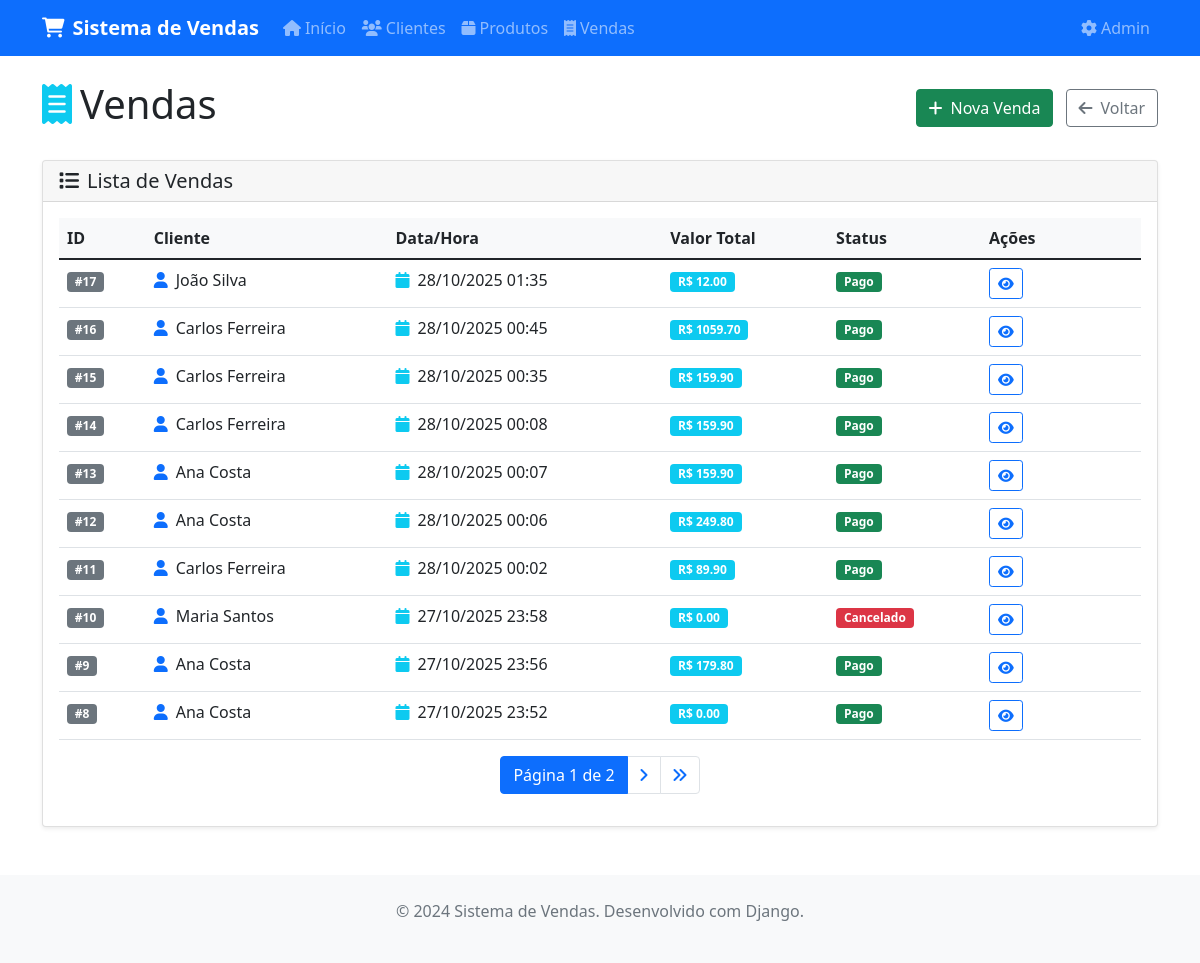
The page /vendas/vendas/ on the database as committed earlier.
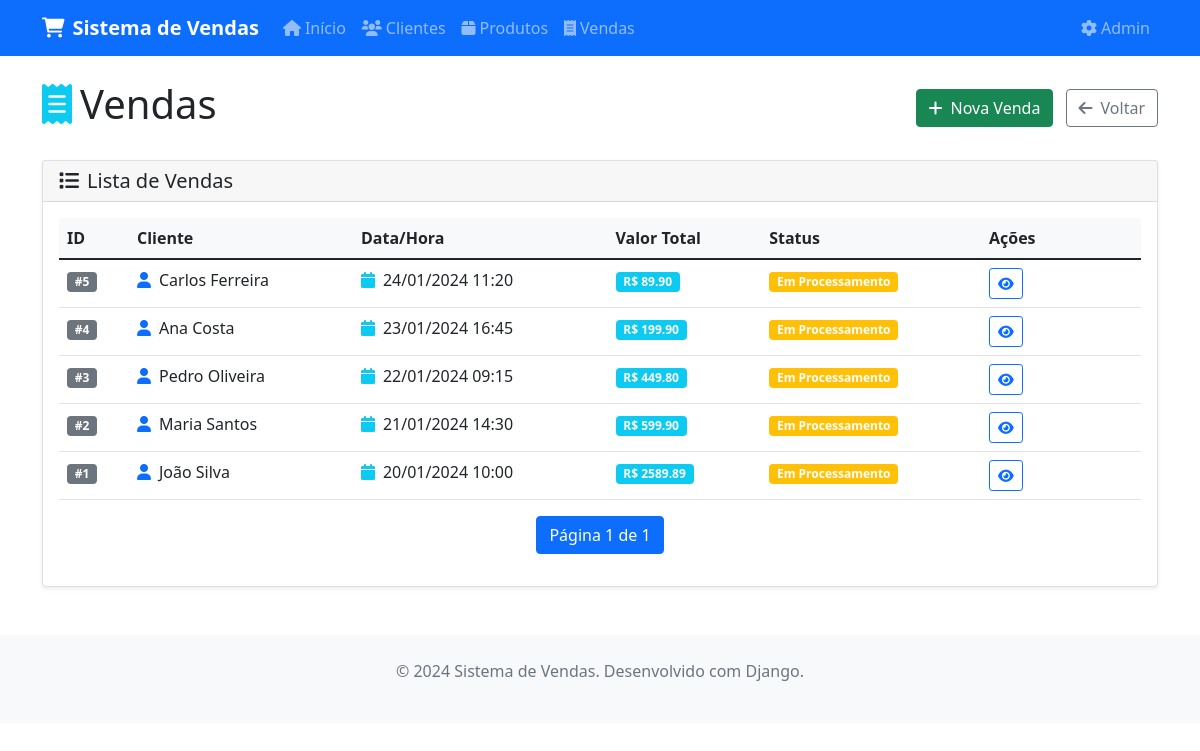
The same page on the database as committed later.
### vendas/models.py (models this page shows, shortened)
class Venda(models.Model):
    STATUS_CHOICES = [
        ('processamento', 'Em Processamento'),
        ('pago', 'Pago'),
        ('cancelado', 'Cancelado'),
    ]
    cliente = models.ForeignKey(Cliente, on_delete=models.CASCADE, verbose_name="Cliente")
    produtos = models.ManyToManyField(Produto, through='ItemVenda', verbose_name="Produtos")
    data_hora = models.DateTimeField(default=timezone.now, verbose_name="Data e Hora")
    valor_total = models.DecimalField(max_digits=10, decimal_places=2, verbose_name="Valor Total")
    status = models.CharField(max_length=20, choices=STATUS_CHOICES, default='processamento', verbose_name="Status")
    valor_total = models.DecimalField(
        max_digits=10, decimal_places=2,
        default=0,
        editable=False,
        verbose_name="Valor Total",
    )
    class Meta:
        verbose_name = "Venda"
        verbose_name_plural = "Vendas"
        ordering = ['-data_hora']
    def pode_ser_cancelada(self):
        if self.status == 'cancelado':
            return False
        data_limite = timezone.now() - timedelta(days=0)
        if self.data_hora < data_limite:
            return False
        return True
    def get_status_display_class(self):
        status_classes = {
            'processamento': 'warning',
            'pago': 'success',
            'cancelado': 'danger',
        }
        return status_classes.get(self.status, 'secondary')

class Cliente(models.Model):
    nome = models.CharField(max_length=200, verbose_name="Nome")
    email = models.EmailField(verbose_name="E-mail")
    data_cadastro = models.DateTimeField(auto_now_add=True, verbose_name="Data de Cadastro")
    class Meta:
        verbose_name = "Cliente"
        verbose_name_plural = "Clientes"
        ordering = ['nome']

### vendas/views.py (the view)
# urls.py: path('vendas/', views.venda_list, name='venda_list'),
def venda_list(request):
    vendas_list = Venda.objects.all().order_by('-data_hora')
    paginator = Paginator(vendas_list, 10)
    page_number = request.GET.get('page')
    vendas = paginator.get_page(page_number)
    return render(request, 'vendas/venda_list.html', {'vendas': vendas})

### vendas/templates/vendas/venda_list.html (shortened to what this page needs)
{% extends 'vendas/base.html' %}
{% block content %}
<div class="d-flex justify-content-between align-items-center mb-4">
  <h1><i class="fas fa-receipt text-info me-2"></i>Vendas</h1>
  <div>
    <a href="{% url 'vendas:venda_create' %}" class="btn btn-success me-2">
      <i class="fas fa-plus me-2"></i>Nova Venda
    </a>
    <a href="{% url 'vendas:home' %}" class="btn btn-outline-secondary">
      <i class="fas fa-arrow-left me-2"></i>Voltar
    </a>
  </div>
</div>
<div class="card">
  <div class="card-header">
    <h5 class="mb-0"><i class="fas fa-list me-2"></i>Lista de Vendas</h5>
  </div>
  <div class="card-body">
    {% if vendas and vendas.paginator.count %}
      <div class="table-responsive">
        <table class="table table-hover">
          <thead>
            <tr>
              <th>ID</th>
              <th>Cliente</th>
              <th>Data/Hora</th>
              <th>Valor Total</th>
              <th>Status</th>
              <th width="160">Ações</th>
            </tr>
          </thead>
          <tbody>
            {% for venda in vendas %}
              <tr>
                <td><span class="badge bg-secondary">#{{ venda.id }}</span></td>
                <td><i class="fas fa-user text-primary me-2"></i>{{ venda.cliente.nome }}</td>
                <td><i class="fas fa-calendar text-info me-2"></i>{{ venda.data_hora|date:"d/m/Y H:i" }}</td>
                <td><span class="badge bg-info">R$ {{ venda.valor_total|floatformat:2 }}</span></td>
                <td>
                  <span class="badge bg-{{ venda.get_status_display_class }}">
                    {{ venda.get_status_display }}
                  </span>
                </td>
                <td>
                  <div class="btn-group" role="group">
                    <a href="{% url 'vendas:venda_detail' venda.pk %}" class="btn btn-sm btn-outline-primary" title="Ver detalhes">
                      <i class="fas fa-eye"></i>
                    </a>
                  </div>
                </td>
              </tr>
            {% endfor %}
          </tbody>
        </table>
      </div>
      <nav aria-label="Paginação">
        <ul class="pagination justify-content-center">
          <li class="page-item active"><span class="page-link">Página {{ vendas.number }} de {{ vendas.paginator.num_pages }}</span></li>
          {% if vendas.has_next %}
            <li class="page-item"><a class="page-link" href="?page={{ vendas.next_page_number }}"><i class="fas fa-angle-right"></i></a></li>
            <li class="page-item"><a class="page-link" href="?page={{ vendas.paginator.num_pages }}"><i class="fas fa-angle-double-right"></i></a></li>
          {% endif %}
        </ul>
      </nav>
    {% endif %}
  </div>
</div>
{% endblock %}

Rows that differ between the two databases and show on the page:
removed Venda: id "17", cliente.nome "João Silva", data_hora "28/10/2025 01:35", valor_total "12.00", status "Pago"
removed Venda: id "16", cliente.nome "Carlos Ferreira", data_hora "28/10/2025 00:45", valor_total "1059.70", status "Pago"
removed Venda: id "15", cliente.nome "Carlos Ferreira", data_hora "28/10/2025 00:35", valor_total "159.90", status "Pago"
removed Venda: id "14", cliente.nome "Carlos Ferreira", data_hora "28/10/2025 00:08", valor_total "159.90", status "Pago"
removed Venda: id "13", cliente.nome "Ana Costa", data_hora "28/10/2025 00:07", valor_total "159.90", status "Pago"
removed Venda: id "12", cliente.nome "Ana Costa", data_hora "28/10/2025 00:06", valor_total "249.80", status "Pago"
removed Venda: id "11", cliente.nome "Carlos Ferreira", data_hora "28/10/2025 00:02", valor_total "89.90", status "Pago"
removed Venda: id "10", cliente.nome "Maria Santos", data_hora "27/10/2025 23:58", valor_total "0.00", status "Cancelado"
removed Venda: id "9", cliente.nome "Ana Costa", data_hora "27/10/2025 23:56", valor_total "179.80", status "Pago"
removed Venda: id "8", cliente.nome "Ana Costa", data_hora "27/10/2025 23:52", valor_total "0.00", status "Pago"
now on this page (row unchanged): Venda: id "5", cliente.nome "Carlos Ferreira", data_hora "24/01/2024 11:20", valor_total "89.90", status "Em Processamento"
now on this page (row unchanged): Venda: id "4", cliente.nome "Ana Costa", data_hora "23/01/2024 16:45", valor_total "199.90", status "Em Processamento"
now on this page (row unchanged): Venda: id "3", cliente.nome "Pedro Oliveira", data_hora "22/01/2024 09:15", valor_total "449.80", status "Em Processamento"
now on this page (row unchanged): Venda: id "2", cliente.nome "Maria Santos", data_hora "21/01/2024 14:30", valor_total "599.90", status "Em Processamento"
now on this page (row unchanged): Venda: id "1", cliente.nome "João Silva", data_hora "20/01/2024 10:00", valor_total "2589.89", status "Em Processamento"
Other text that changed with them:
{{ vendas.paginator.num_pages }}: "2" → "1"
